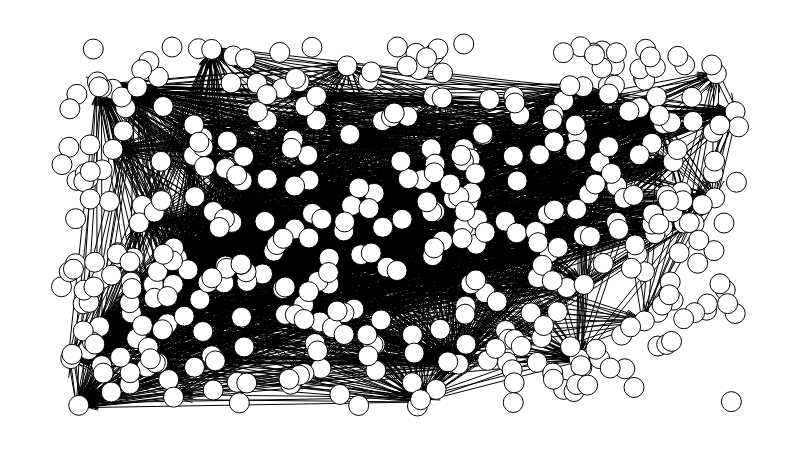

The notebook cell saved with this chart:
### Code cell
espec.draw()

### Figure 1 — Plotly figure (JSON) as saved in the notebook; plotly's stock layout.template omitted (floating-point values rounded to 4 significant figures; data arrays with more than 128 entries replaced by an {"elided": "..."} marker saying what was removed)
{"data": [{"hoverinfo": "none", "line": {"color": "rgb(127, 127, 127)", "dash": "solid", "width": 0}, "mode": "lines", "type": "scatter", "x": [0.5008, 0.5008, null, 0, 1, null], "y": [0, 1, null, 0.4987, 0.4987, null]}, {"hoverinfo": "none", "line": {"color": "rgb(0, 0, 0)", "dash": "solid", "width": 1}, "mode": "lines", "type": "scatter", "x": {"elided": "14148 float values"}, "y": {"elided": "14148 float values"}}, {"hoverinfo": "none", "marker": {"color": "rgb(255, 255, 255)", "line": {"color": "rgb(0, 0, 0)", "width": 1}, "size": 20, "symbol": "circle"}, "mode": "markers+text", "text": {"elided": "430 null values"}, "textfont": {"color": "rgb(0, 0, 0)"}, "textposition": "middle center", "type": "scatter", "x": {"elided": "430 float values"}, "y": {"elided": "430 float values"}}, {"hoverinfo": "none", "mode": "text", "text": [], "textfont": {"color": "rgb(255, 255, 255)"}, "textposition": "middle center", "type": "scatter", "x": [], "y": []}, {"hoverinfo": "none", "mode": "text", "text": {"elided": "430 null values"}, "textfont": {"color": "rgb(0, 0, 0)"}, "textposition": "middle center", "type": "scatter", "x": {"elided": "430 float values"}, "y": {"elided": "430 float values"}}, {"hoverinfo": "none", "mode": "text", "text": {"elided": "2358 null values"}, "textfont": {"color": "rgb(0, 0, 0)"}, "textposition": "middle center", "type": "scatter", "x": {"elided": "2358 float values"}, "y": {"elided": "2358 float values"}}, {"hoverinfo": "none", "marker": {"color": "rgba(255, 255, 255, 0)", "line": {"color": "rgba(255, 255, 255, 0)", "width": 0}, "size": 0, "symbol": "circle"}, "mode": "markers", "type": "scatter", "x": [0.5, 0, 1, 0.5], "y": [0, 0.5, 0.5, 1]}], "layout": {"height": 450, "hovermode": "closest", "margin": {"b": 10, "l": 10, "r": 10, "t": 10}, "plot_bgcolor": "rgb(255, 255, 255)", "showlegend": false, "width": 800, "xaxis": {"fixedrange": true, "showgrid": false, "showticklabels": false, "zeroline": false}, "yaxis": {"fixedrange": true, "showgrid": false, "showticklabels": false, "zeroline": false}}}
